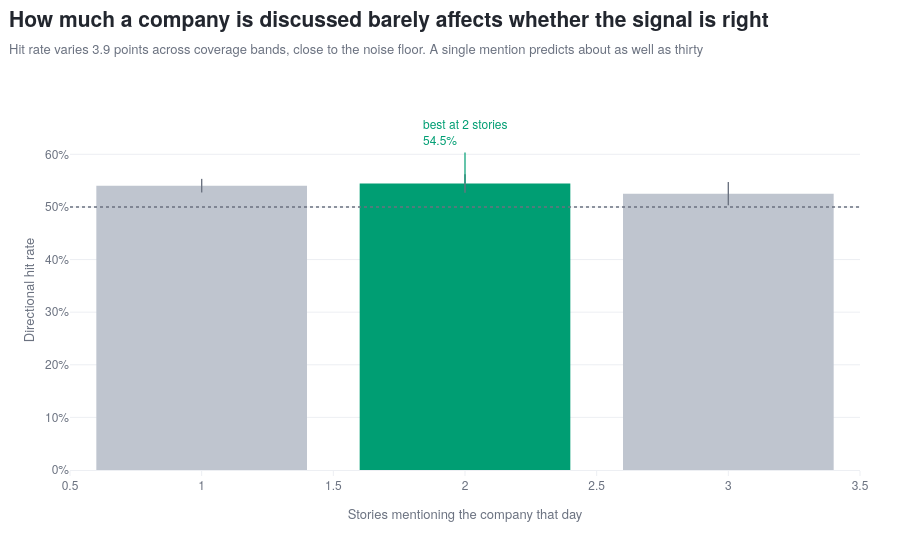

This figure's notebook cell:
### Code cell
best_i = vol_hit.hit.idxmax()
colors = [ACCENT if i == best_i else CONTEXT for i in vol_hit.index]

fig = go.Figure()
fig.add_trace(go.Bar(
    x=vol_hit.band.astype(str), y=vol_hit.hit, marker_color=colors,
    error_y=dict(type='data', array=2*vol_hit.se, color=MUTED, thickness=1.4, width=0),
    customdata=vol_hit.n,
    hovertemplate='%{x} stories<br>hit rate %{y:.1%}<br>%{customdata:,} signals<extra></extra>',
    showlegend=False))

fig.add_hline(y=0.5, line_color=MUTED, line_width=1.5, line_dash='dot')

peak_row = vol_hit.loc[best_i]
note(fig, f'best at {peak_row.band} stories<br>{peak_row.hit:.1%}',
     x=str(peak_row.band), y=float(peak_row.hit), ax=0, ay=-52, color=ACCENT)

fig.update_xaxes(title='Stories mentioning the company that day')
fig.update_yaxes(title='Directional hit rate', tickformat='.0%')

spread6 = (vol_hit.hit.max() - vol_hit.hit.min()) * 100
typical_se6 = float(vol_hit.se.mean()) * 100

if spread6 < 4 * typical_se6:
    headline = 'How much a company is discussed barely affects whether the signal is right'
    sub = (f'Hit rate varies {spread6:.1f} points across coverage bands, close to the '
           f'noise floor. A single mention predicts about as well as thirty')
else:
    headline = (f'Reliability peaks around {peak_row.band} stories a day, '
                f'then stops improving')
    sub = ('Hit rate by daily story volume with two-standard-error bars. More discussion '
           'helps only until noise scales as fast as signal')

titled(fig, headline, sub, height=540)
fig.show()

low  = vol_hit.iloc[0]
print(f'Single-story days: {low.hit:.1%} on {low.n:,} signals')
print(f'Peak band {peak_row.band}: {peak_row.hit:.1%} on {peak_row.n:,} signals')
print('This threshold is what the pipeline uses as its minimum-coverage filter.')

### Figure 1 — Plotly figure (JSON) as saved in the notebook; plotly's stock layout.template omitted (floating-point values rounded to 4 significant figures)
{"data": [{"customdata": [5932, 3219, 2039, 2295, 1674, 1084, 471, 232, 255], "error_y": {"array": [0.01294, 0.01756, 0.02212, 0.0208, 0.02443, 0.03037, 0.04601, 0.06559, 0.06256], "color": "#6B7280", "thickness": 1.4, "type": "data", "width": 0}, "hovertemplate": "%{x} stories<br>hit rate %{y:.1%}<br>%{customdata:,} signals<extra></extra>", "marker": {"color": ["#BFC5CF", "#009E73", "#BFC5CF", "#BFC5CF", "#BFC5CF", "#BFC5CF", "#BFC5CF", "#BFC5CF", "#BFC5CF"]}, "showlegend": false, "type": "bar", "x": ["1", "2", "3", "4–5", "6–8", "9–13", "14–21", "22–34", "35+"], "y": [0.5405, 0.5446, 0.5253, 0.5429, 0.5149, 0.5055, 0.5265, 0.5216, 0.5216]}], "layout": {"annotations": [{"align": "left", "arrowcolor": "#009E73", "arrowhead": 0, "arrowwidth": 1.2, "ax": 0, "ay": -52, "bgcolor": "rgba(255,255,255,0.85)", "borderpad": 4, "font": {"color": "#009E73", "size": 12}, "showarrow": true, "text": "best at 2 stories<br>54.5%", "x": "2", "y": 0.5446}], "height": 540, "shapes": [{"line": {"color": "#6B7280", "dash": "dot", "width": 1.5}, "type": "line", "x0": 0, "x1": 1, "xref": "x domain", "y0": 0.5, "y1": 0.5, "yref": "y"}], "title": {"text": "<b>How much a company is discussed barely affects whether the signal is right</b><br><span style='font-size:13px;color:#6B7280'>Hit rate varies 3.9 points across coverage bands, close to the noise floor. A single mention predicts about as well as thirty</span>"}, "xaxis": {"title": {"text": "Stories mentioning the company that day"}}, "yaxis": {"tickformat": ".0%", "title": {"text": "Directional hit rate"}}}}
